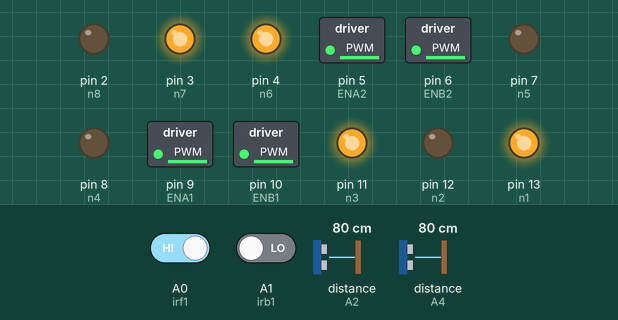
Bench run of a sketch on a simulated Arduino Uno, built with avr-gcc and run on an emulated ATmega328P. On the bench: switched loads named in the sketch (green lamp = pin HIGH), output pins drawn as LEDs (lit = HIGH). Wiring (inferred from the names in the program): 2 × ultrasonic range finder: trigger A3, echo A2 / trigger A5, echo A4. Dashed ring = blinking. The inputs (shaded band) are chosen by the test bench; at power-on: A0 (irf1) HIGH, distance to the obstacle (sensors on A2, A4) 80 cm, A1 (irb1) LOW. The echo pulse lasts 58.3 µs per cm; pins used as bus, display or sensor lines are not drawn.

Above: at 9.0 s.
9.1 s: A0 (irf1) driven LOW
At 9.73 s:
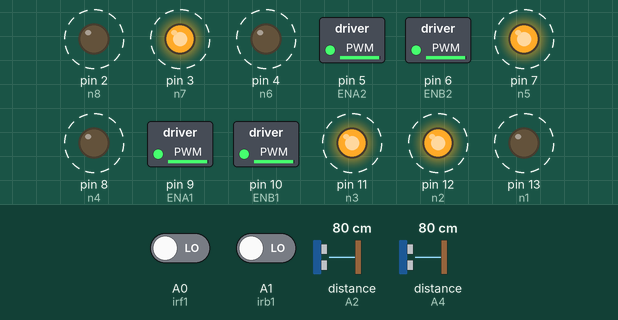
12.1 s: distance to the obstacle (sensor on A2) set to 2 cm
At 13.0 s:
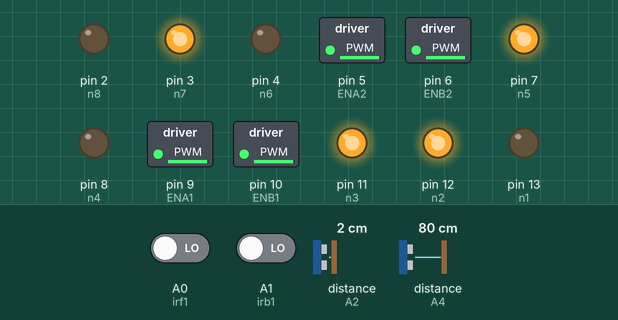
13.6 s: distance to the obstacle (sensor on A2) set to 60 cm
At 13.88 s:
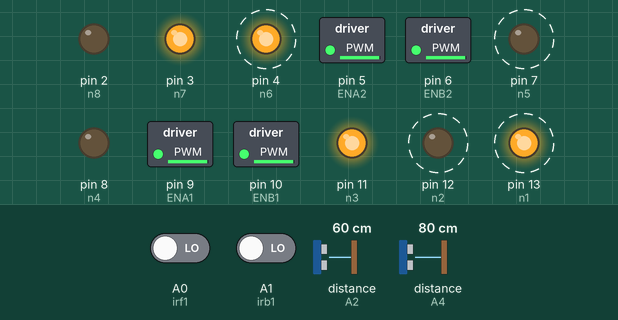
16.6 s: distance to the obstacle (sensor on A2) set to 4 cm
At 17.1 s:
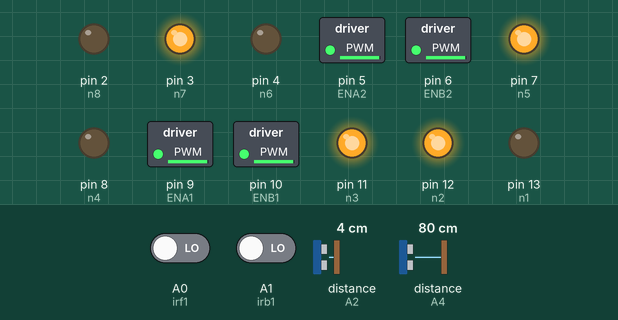
18.1 s: distance to the obstacle (sensor on A2) set to 120 cm
At 18.54 s:
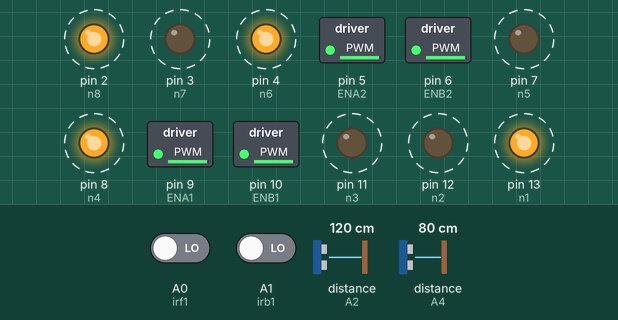
21.1 s: A0 (irf1) driven HIGH and A1 (irb1) driven HIGH
At 21.6 s:
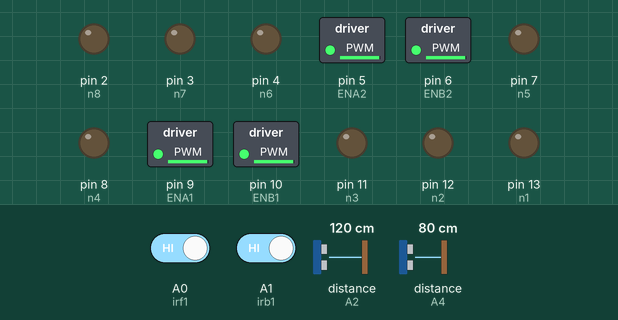
Timing chart, 0 to 23.6 s (numbered marks = the images above; inputs shaded):
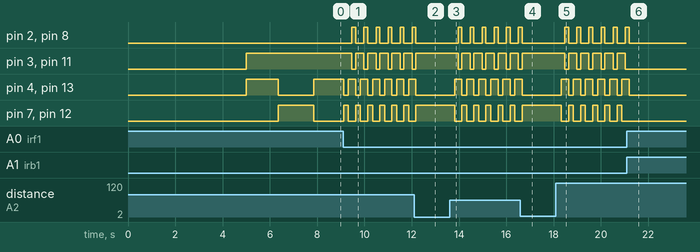

Measured:
- after the input at 9.1 s, pin 2 (n8): alternates HIGH for 0.16 s and LOW for 0.35 s, starting after 0.37 s; pin 3 (n7): alternates HIGH for 0.35 s and LOW for 0.16 s, starting after 0.37 s
- after the input at 12.1 s, pin 2 (n8), pin 4 (n6), pin 8 (n4), pin 13 (n1): goes on until 12.2 s, then stays LOW; pin 3 (n7), pin 7 (n5), pin 11 (n3), pin 12 (n2): goes on until 12.2 s, then stays HIGH
- after the input at 13.6 s, pin 2 (n8): alternates HIGH for 0.16 s and LOW for 0.35 s, starting after 0.36 s; pin 3 (n7): alternates HIGH for 0.35 s and LOW for 0.16 s, starting after 0.36 s
- after the input at 16.6 s, pin 2 (n8), pin 4 (n6), pin 8 (n4), pin 13 (n1): goes on until 16.7 s, then stays LOW; pin 3 (n7), pin 7 (n5), pin 11 (n3), pin 12 (n2): goes on until 16.7 s, then stays HIGH
- after the input at 18.1 s, pin 2 (n8): alternates HIGH for 0.16 s and LOW for 0.35 s, starting after 0.37 s; pin 3 (n7): alternates HIGH for 0.35 s and LOW for 0.16 s, starting after 0.37 s
- after the input at 21.1 s, pin 2 (n8), pin 4 (n6), pin 8 (n4), pin 13 (n1): goes on until 21.2 s, then stays LOW; pin 3 (n7), pin 7 (n5), pin 11 (n3), pin 12 (n2): stops changing and stays LOW

The sketch:

SphinxCarr.ino
```cpp
//------------------ Sphinx Sumo ------------------//
//  Front Driver
# define n1 13
# define n2 12
# define ENA1 9
# define n3 11
# define n4 8
# define ENB1 10

// Back
# define n5 7 //in1
# define n6 4 //in2
# define ENA2 5
# define n7 3 //in3
# define n8 2 //in4
# define ENB2 6

// IR Front
# define irf1 A0
int irf = HIGH;

// IR Back
# define irb1 A1
int irb = HIGH;

// ultra Front
#define echf  A2
#define trgf  A3

//ULTRA b--------------------------------------
#define echb  A4
#define trgb  A5

//-------------------
int frontdis;
int backdis ;
int Highspeed = 250;
int mediumspeed = 200;
int distant = 35;
//---------------------
void forward();
void Back();
void Left();
void Right();
void stope();
int readSensor(int, int);
//------------------------
void setup() {
  // put your setup code here, to run once:
  Serial.begin(9600);
  // ---------------- Front Motor
  pinMode(n1, OUTPUT);
  pinMode(n2, OUTPUT);
  pinMode(ENA1,OUTPUT);
  pinMode(n3, OUTPUT);
  pinMode(n4,OUTPUT);
  pinMode(ENB1,OUTPUT);
  // ---------------- Back Motor
  pinMode(n5, OUTPUT);
  pinMode(n6, OUTPUT);
  pinMode(ENA2, OUTPUT);
  pinMode(n7, OUTPUT);
  pinMode(n8,OUTPUT);
  pinMode(ENB2,OUTPUT);
  //-----------------------IR front
  pinMode(irf1,INPUT);
  //-----------------------IR back
  pinMode(irb1,INPUT);
  //------------------------ULRA front
   pinMode(trgf , OUTPUT);
   pinMode(echf , INPUT);
  //------------------------ ULTRA back
  pinMode(trgb , OUTPUT);
  pinMode(echb , INPUT);

  delay(5000);
  rotateRight(Highspeed);
  // rotate 180 degree
  delay(1350);
  forward(Highspeed);
  delay(1500);
}

void loop() {
  // put your main code here, to run repeatedly:
  //Ir Reading
  irf=digitalRead(irf1);
  irb=digitalRead(irb1);
  // ultra reading
  frontdis = readSensor(trgf , echf);
  backdis  = readSensor(trgb , echb);
  // Conditions
  //-----------------------------------------------------------
  if(irf == LOW && irb == LOW && frontdis < distant){ // In 7alba
      forward(Highspeed);
  }
  //---
  else if(irf == LOW && irb == LOW && backdis < distant){
      Back(Highspeed);
  }
  //---
  else if(irf == HIGH && irb == LOW && backdis < distant){
      Back(Highspeed);
  }
  //---
  else if(irf == HIGH && irb == LOW){
      rotateRight(Highspeed);
  }
  //---
  else if(irf == LOW && irb == HIGH && frontdis < distant){
      forward(Highspeed);
  }
  //---
  else if(irf == LOW && irb == HIGH){
    forward(Highspeed);
    //--------
  }
  else if(irf == LOW && irb == LOW && frontdis > distant && backdis > distant){
    forward(Highspeed);
    delay(200);
    rotateRight(Highspeed);
    delay(150);
    Back(Highspeed);
    delay(150);
  }
//-------rrr
else if(irf == HIGH && irb == LOW && frontdis < distant){
      forward(Highspeed);
  }
  //--------
  else if(irf == LOW && irb == HIGH && backdis < distant){
      Back(Highspeed);
      }
  //---
  else{
    stope();
  }
//----------------------------------------------------------------------------------
}
void forward(int speed)
{
 digitalWrite(n1,LOW);
 digitalWrite(n2,HIGH);
 digitalWrite(n3,HIGH);
 digitalWrite(n4,LOW);
 digitalWrite(n5,HIGH);
 digitalWrite(n6,LOW);
 digitalWrite(n7,HIGH);
 digitalWrite(n8,LOW);
 analogWrite(ENA1,speed );
 analogWrite(ENB1,speed );
 analogWrite(ENA2,speed );
 analogWrite(ENB2,speed );
}
void Back(int speed)
{
 digitalWrite(n1,HIGH);
 digitalWrite(n2,LOW);
 digitalWrite(n3,LOW);
 digitalWrite(n4,HIGH);
 digitalWrite(n5,LOW);
 digitalWrite(n6,HIGH);
 digitalWrite(n7,LOW);
 digitalWrite(n8,HIGH);
 analogWrite(ENA1,speed );
 analogWrite(ENB1,speed );
 analogWrite(ENA2,speed );
 analogWrite(ENB2,speed );
}
void rotateRight(int speed)
{
 digitalWrite(n1,HIGH);
 digitalWrite(n2,LOW);
 digitalWrite(n3,HIGH);
 digitalWrite(n4,LOW);
 digitalWrite(n5,LOW);
 digitalWrite(n6,HIGH);
 digitalWrite(n7,HIGH);
 digitalWrite(n8,LOW);
 analogWrite(ENA1,speed );
 analogWrite(ENB1,speed );
 analogWrite(ENA2,speed );
 analogWrite(ENB2,speed );
}
void rotateLeft(int speed)
{
 digitalWrite(n1,LOW);
 digitalWrite(n2,HIGH);
 digitalWrite(n3,LOW);
 digitalWrite(n4,HIGH);
 digitalWrite(n5,HIGH);
 digitalWrite(n6,LOW);
 digitalWrite(n7,LOW);
 digitalWrite(n8,HIGH);
 analogWrite(ENA1,speed);
 analogWrite(ENB1,speed);
 analogWrite(ENA2,speed);
 analogWrite(ENB2,speed);
}
void stope()
{
 digitalWrite(n1,LOW);
 digitalWrite(n2,LOW);
 digitalWrite(n3,LOW);
 digitalWrite(n4,LOW);
 digitalWrite(n5,LOW);
 digitalWrite(n6,LOW);
 digitalWrite(n7,LOW);
 digitalWrite(n8,LOW);
}
int readSensor(int trig_pin, int echo_pin) {
  // Send ultrasonic pulse
  digitalWrite(trig_pin, LOW);
  delayMicroseconds(2);
  digitalWrite(trig_pin, HIGH);
  delayMicroseconds(10);
  digitalWrite(trig_pin, LOW);

  long duration = pulseIn(echo_pin, HIGH);

  // Convert duration to distance in cm
  int distance = duration * 0.034 / 2;

  return distance;
  }
```
